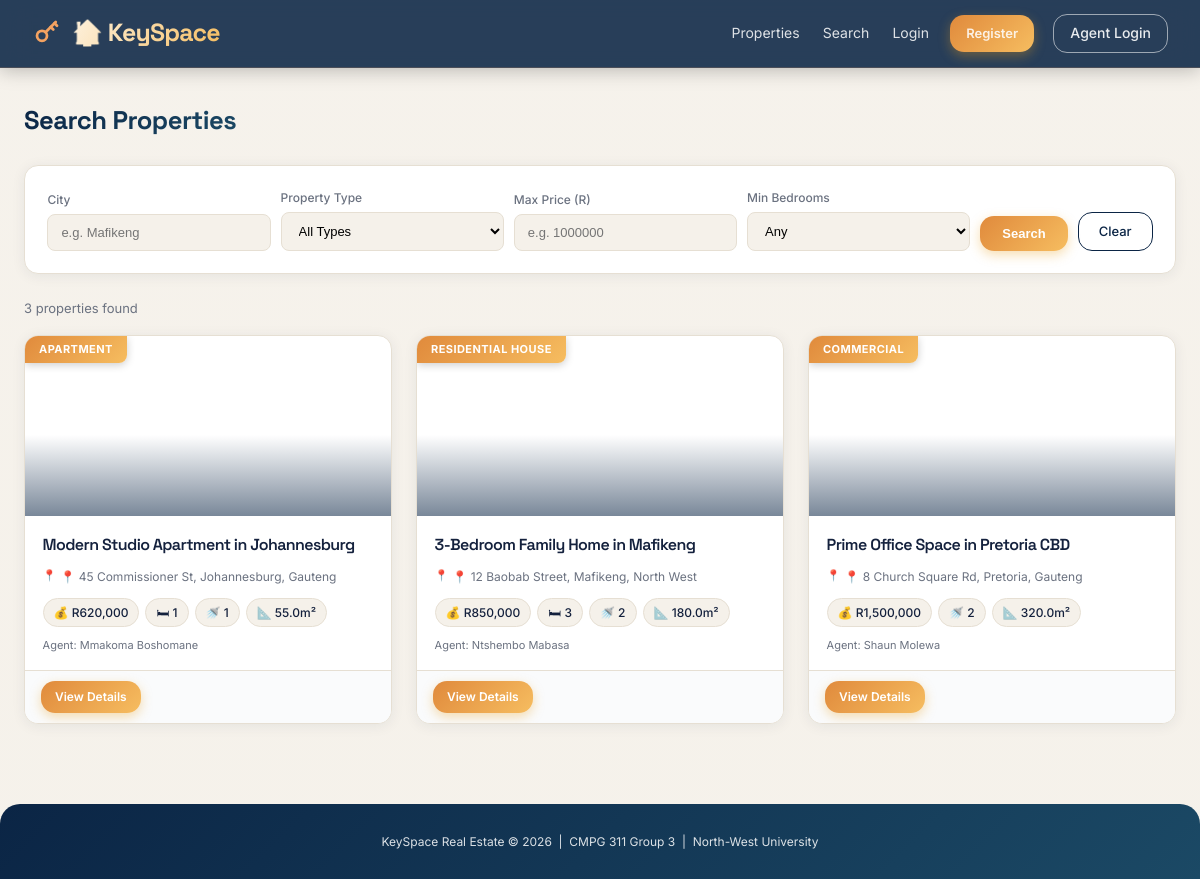
Screenshot of /search with the database file from the repository.
### tables this page shows
CREATE TABLE PROPERTY (
            PropertyID     INTEGER PRIMARY KEY AUTOINCREMENT,
            AgentID        INTEGER NOT NULL,
            PropertyTypeID INTEGER NOT NULL,
            LocationID     INTEGER NOT NULL,
            Street         TEXT    NOT NULL,
            Title          TEXT    NOT NULL,
            Price          REAL    NOT NULL,
            Size_sqm       REAL    NOT NULL,
            Bedrooms       INTEGER DEFAULT 0,
            Bathrooms      INTEGER DEFAULT 0,
            Status         TEXT    DEFAULT 'Available',
            ListingDate    TEXT    NOT NULL,
            FOREIGN KEY (AgentID)        REFERENCES AGENT(AgentID),
            FOREIGN KEY (PropertyTypeID) REFERENCES PROPERTY_TYPE(PropertyTypeID),
            FOREIGN KEY (LocationID)     REFERENCES LOCATION_TBL(LocationID)
        );

CREATE TABLE PROPERTY_TYPE (
            PropertyTypeID INTEGER PRIMARY KEY AUTOINCREMENT,
            TypeName       TEXT NOT NULL UNIQUE,
            Description    TEXT
        );

CREATE TABLE LOCATION_TBL (
            LocationID  INTEGER PRIMARY KEY AUTOINCREMENT,
            PostalCode  TEXT,
            City        TEXT NOT NULL,
            Province    TEXT NOT NULL
        );

### app.py (the view)
@app.route('/search')
def search():
    city      = request.args.get('city', '').strip()
    ptype     = request.args.get('type', '').strip()
    max_price = request.args.get('max_price', '').strip()
    bedrooms  = request.args.get('bedrooms', '').strip()
    query  = '''
        SELECT P.PropertyID, P.Title, P.Street,
               L.City, L.Province,
               PT.TypeName AS PropertyType,
               P.Price, P.Bedrooms, P.Bathrooms, P.Size_sqm,
               A.FirstName || " " || A.LastName AS AgentName
        FROM PROPERTY P
        JOIN LOCATION_TBL  L  ON P.LocationID     = L.LocationID
        JOIN PROPERTY_TYPE PT ON P.PropertyTypeID = PT.PropertyTypeID
        JOIN AGENT         A  ON P.AgentID        = A.AgentID
        WHERE P.Status = "Available"
    '''
    params = []
    if city:
        query += ' AND UPPER(L.City) LIKE UPPER(?)'
        params.append('%' + city + '%')
    if ptype:
        query += ' AND PT.TypeName = ?'
        params.append(ptype)
    if max_price:
        query += ' AND P.Price <= ?'
        params.append(float(max_price))
    if bedrooms:
        query += ' AND P.Bedrooms >= ?'
        params.append(int(bedrooms))
    query += ' ORDER BY P.Price ASC'
    conn    = get_db()
    results = conn.execute(query, params).fetchall()
    types   = conn.execute(
        'SELECT TypeName FROM PROPERTY_TYPE ORDER BY TypeName'
    ).fetchall()
    conn.close()
    return render_template('search.html',
                           results=results,
                           types=[t['TypeName'] for t in types],
                           city=city, ptype=ptype,
                           max_price=max_price, bedrooms=bedrooms)

### database.py (called while the page is built)
def get_db():
    conn = sqlite3.connect(DB_PATH)
    conn.row_factory = sqlite3.Row
    conn.execute("PRAGMA foreign_keys = ON")
    return conn

### templates/search.html (shortened to what this page needs)
{% extends "base.html" %}
{% block content %}
<div class="page-header"><h1>Search Properties</h1></div>
<form class="search-form" method="GET" action="{{ url_for('search') }}">
  <div class="filter-row">
    <div class="filter-group">
      <label>City</label>
      <input type="text" name="city" placeholder="e.g. Mafikeng" value="{{ city }}"/>
    </div>
    <div class="filter-group">
      <label>Property Type</label>
      <select name="type">
        <option value="">All Types</option>
      </select>
    </div>
    <div class="filter-group">
      <label>Max Price (R)</label>
      <input type="number" name="max_price" placeholder="e.g. 1000000" value="{{ max_price }}"/>
    </div>
    <div class="filter-group">
      <label>Min Bedrooms</label>
      <select name="bedrooms">
        <option value="">Any</option>
      </select>
    </div>
    <button type="submit" class="btn-primary">Search</button>
    <a href="{{ url_for('search') }}" class="btn-outline">Clear</a>
  </div>
</form>
{% if results %}
  <p class="results-info">
    {{ results|length }} propert{{ 'y' if results|length == 1 else 'ies' }} found
  </p>
  <div class="property-grid">
    {% for p in results %}
    <div class="property-card">
      <div class="card-badge">{{ p['PropertyType'] }}</div>
      <div class="card-body">
        <h3 class="card-title">{{ p['Title'] }}</h3>
        <p class="card-location">📍 {{ p['Street'] }}, {{ p['City'] }}, {{ p['Province'] }}</p>
        <div class="card-stats">
          <span class="stat-pill">💰 R{{ "{:,.0f}".format(p['Price']) }}</span>
          {% if p['Bedrooms'] > 0 %}<span class="stat-pill">🛏 {{ p['Bedrooms'] }}</span>{% endif %}
          {% if p['Bathrooms'] > 0 %}<span class="stat-pill">🚿 {{ p['Bathrooms'] }}</span>{% endif %}
          <span class="stat-pill">📐 {{ p['Size_sqm'] }}m²</span>
        </div>
        <p class="card-agent">Agent: {{ p['AgentName'] }}</p>
      </div>
      <div class="card-footer">
        <a href="{{ url_for('property_detail', property_id=p['PropertyID']) }}"
           class="btn-primary btn-sm">View Details</a>
      </div>
    </div>
    {% endfor %}
  </div>
{% elif request.args %}
  <div class="empty-state">
    <p>No properties match your filters. Try adjusting your search.</p>
    <a href="{{ url_for('search') }}" class="btn-outline">Clear filters</a>
  </div>
{% endif %}
{% endblock %}

### templates/base.html (shortened to what this page needs)
<!DOCTYPE html>
<html lang="en">
<head>
  <link rel="stylesheet" href="{{ url_for('static', filename='css/style.css') }}"/>
</head>
<body>
<nav class="navbar">
  <div class="nav-brand">
    <a href="{{ url_for('index') }}">🏠 KeySpace</a>
  </div>
  <div class="nav-links">
    <a href="{{ url_for('index') }}">Properties</a>
    <a href="{{ url_for('search') }}">Search</a>
    {% if session.get('client_id') %}
      <a href="{{ url_for('client_dashboard') }}">My Dashboard</a>
      <a href="{{ url_for('logout') }}" class="btn-outline">Logout</a>
    {% elif session.get('agent_id') %}
      <a href="{{ url_for('agent_dashboard') }}">Agent Panel</a>
      <a href="{{ url_for('add_property') }}" class="btn-primary">+ Add Listing</a>
      <a href="{{ url_for('logout') }}" class="btn-outline">Logout</a>
    {% else %}
      <a href="{{ url_for('client_login') }}">Login</a>
      <a href="{{ url_for('register') }}" class="btn-primary">Register</a>
      <a href="{{ url_for('agent_login') }}" class="btn-outline">Agent Login</a>
    {% endif %}
  </div>
</nav>
<main class="main-content">
  {% block content %}{% endblock %}
</main>
<footer class="footer">
  <p>KeySpace Real Estate &copy; 2026 &nbsp;|&nbsp; CMPG 311 Group 3 &nbsp;|&nbsp; North-West University</p>
</footer>
</body>
</html>

### rows the page displays
PROPERTY: PropertyType "APARTMENT", Title "Modern Studio Apartment in Johannesburg", Street "45 Commissioner St", City "Johannesburg", Province "Gauteng", Price "620,000", Bedrooms "1", Bathrooms "1", Size_sqm "55.0", AgentName "Mmakoma Boshomane"
PROPERTY: PropertyType "RESIDENTIAL HOUSE", Title "3-Bedroom Family Home in Mafikeng", Street "12 Baobab Street", City "Mafikeng", Province "North West", Price "850,000", Bedrooms "3", Bathrooms "2", Size_sqm "180.0", AgentName "Ntshembo Mabasa"
PROPERTY: PropertyType "COMMERCIAL", Title "Prime Office Space in Pretoria CBD", Street "8 Church Square Rd", City "Pretoria", Province "Gauteng", Price "1,500,000", Bathrooms "2", Size_sqm "320.0", AgentName "Shaun Molewa"

### other values shown
{{ results|length }} "3"
{{ 'y' if results|length == 1 else 'ies' }} "ies"
